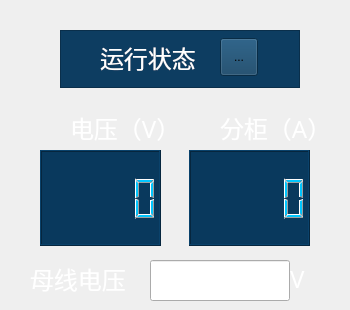
       <widget class="QWidget" name="sub3page">
        <widget class="QLabel" name="label_sub3current">
         <property name="geometry">
          <rect>
           <x>220</x>
           <y>110</y>
           <width>121</width>
           <height>35</height>
          </rect>
         </property>
         <property name="font">
          <font>
           <family>微软雅黑</family>
           <pointsize>18</pointsize>
          </font>
         </property>
         <property name="styleSheet">
          <string notr="true">color: rgb(255, 255, 255);</string>
         </property>
         <property name="text">
          <string>分柜（A）</string>
         </property>
        </widget>
        <widget class="QLCDNumber" name="slavevolt_label_3">
         <property name="geometry">
          <rect>
           <x>40</x>
           <y>150</y>
           <width>121</width>
           <height>96</height>
          </rect>
         </property>
         <property name="styleSheet">
          <string notr="true">color: rgb(0, 198, 255);
background-color: rgb(9, 57, 93);</string>
         </property>
        </widget>
        <widget class="QLCDNumber" name="slavecurrent_label_3">
         <property name="geometry">
          <rect>
           <x>189</x>
           <y>150</y>
           <width>121</width>
           <height>96</height>
          </rect>
         </property>
         <property name="font">
          <font>
           <pointsize>18</pointsize>
          </font>
         </property>
         <property name="styleSheet">
          <string notr="true">color: rgb(0, 198, 255);
background-color: rgb(9, 57, 93);</string>
         </property>
        </widget>
        <widget class="QLabel" name="label_sub3volt">
         <property name="geometry">
          <rect>
           <x>70</x>
           <y>110</y>
           <width>121</width>
           <height>35</height>
          </rect>
         </property>
         <property name="font">
          <font>
           <family>微软雅黑</family>
           <pointsize>18</pointsize>
          </font>
         </property>
         <property name="styleSheet">
          <string notr="true">color: rgb(255, 255, 255);</string>
         </property>
         <property name="text">
          <string>电压（V）</string>
         </property>
        </widget>
        <widget class="QFrame" name="frame_14">
         <property name="geometry">
          <rect>
           <x>60</x>
           <y>30</y>
           <width>240</width>
           <height>58</height>
          </rect>
         </property>
         <property name="styleSheet">
          <string notr="true">background-color: rgb(13, 61, 97);</string>
         </property>
         <property name="frameShape">
          <enum>QFrame::StyledPanel</enum>
         </property>
         <property name="frameShadow">
          <enum>QFrame::Raised</enum>
         </property>
         <widget class="QToolButton" name="toolButton_fgstatus_3">
          <property name="geometry">
           <rect>
            <x>160</x>
            <y>8</y>
            <width>38</width>
            <height>38</height>
           </rect>
          </property>
          <property name="text">
           <string>...</string>
          </property>
          <property name="icon">
           <iconset>
            <normaloff>gct_ied_green.png</normaloff>gct_ied_green.png</iconset>
          </property>
          <property name="iconSize">
           <size>
            <width>32</width>
            <height>32</height>
           </size>
          </property>
         </widget>
         <widget class="QLabel" name="sub3label_runstate">
          <property name="geometry">
           <rect>
            <x>40</x>
            <y>10</y>
            <width>120</width>
            <height>35</height>
           </rect>
          </property>
          <property name="font">
           <font>
            <family>微软雅黑</family>
            <pointsize>18</pointsize>
           </font>
          </property>
          <property name="styleSheet">
           <string notr="true">color: rgb(255, 255, 255);</string>
          </property>
          <property name="text">
           <string>运行状态</string>
          </property>
         </widget>
        </widget>
        <widget class="QLabel" name="busvolt_3">
         <property name="geometry">
          <rect>
           <x>30</x>
           <y>261</y>
           <width>120</width>
           <height>35</height>
          </rect>
         </property>
         <property name="font">
          <font>
           <family>微软雅黑</family>
           <pointsize>18</pointsize>
          </font>
         </property>
         <property name="styleSheet">
          <string notr="true">color: rgb(255, 255, 255);</string>
         </property>
         <property name="text">
          <string>母线电压</string>
         </property>
        </widget>
        <widget class="QLineEdit" name="busvolt_label_3">
         <property name="geometry">
          <rect>
           <x>150</x>
           <y>260</y>
           <width>140</width>
           <height>41</height>
          </rect>
         </property>
         <property name="styleSheet">
          <string notr="true">color: rgb(255, 255, 255);</string>
         </property>
        </widget>
        <widget class="QLabel" name="label_56">
         <property name="geometry">
          <rect>
           <x>290</x>
           <y>261</y>
           <width>21</width>
           <height>35</height>
          </rect>
         </property>
         <property name="font">
          <font>
           <family>微软雅黑</family>
           <pointsize>18</pointsize>
          </font>
         </property>
         <property name="styleSheet">
          <string notr="true">color: rgb(255, 255, 255);</string>
         </property>
         <property name="text">
          <string>V</string>
         </property>
        </widget>
       </widget>
